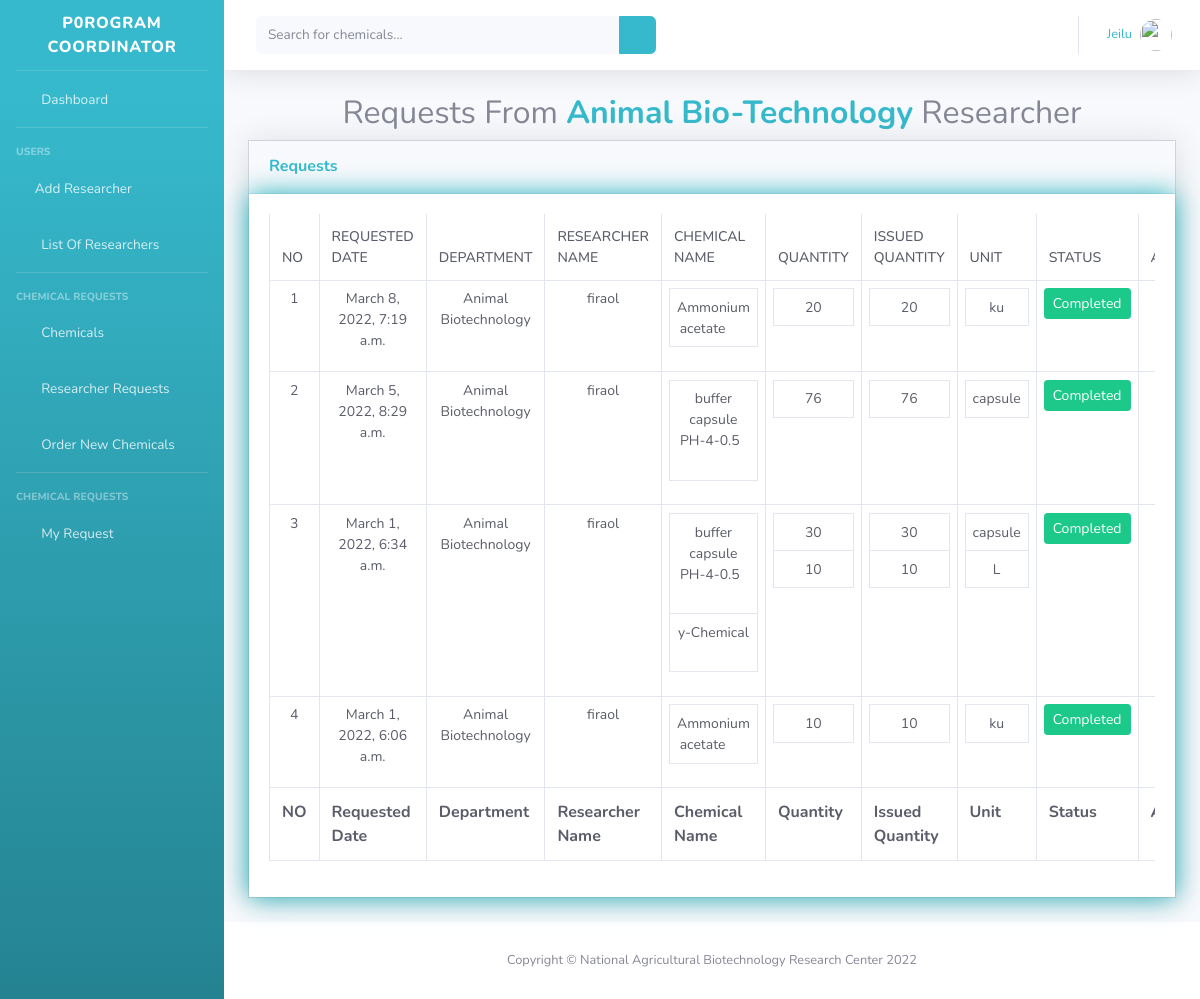
The page /chemical/animalrequestsofdepartment/ (signed in) on the database as committed earlier.
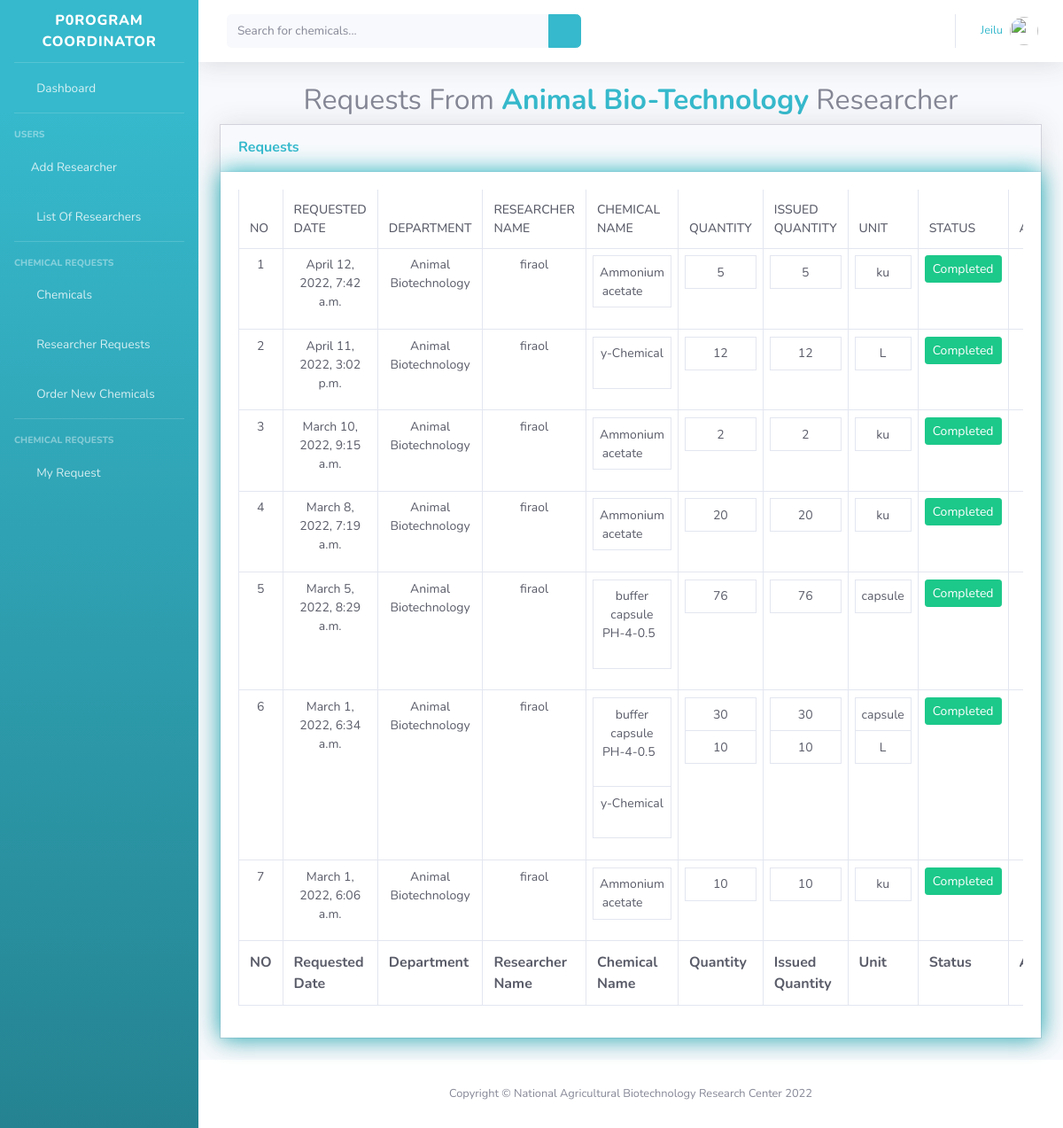
The same page on the database as committed later.
### chemical/models.py (models this page shows, shortened)
class Request(models.Model):
    user = models.ForeignKey(User,on_delete=models.CASCADE)
    chemicals = models.ManyToManyField(RequestChemical)
    start_date = models.DateTimeField(auto_now_add=True)
    ordered_date = models.DateTimeField(auto_now_add=True)
    requested = models.BooleanField(default=False)
    department = models.CharField(max_length=100, null=True)
    deptRequest = models.BooleanField(default=False)
    confirmed = models.BooleanField(default=False)
    received = models.BooleanField(default=False)
    deny = models.BooleanField(default=False)
    checked = models.BooleanField(default=False)
    pin = models.CharField(max_length=4)
    class Meta:
        ordering = ['-ordered_date' ,'-received']

class RequestChemical(models.Model):
    user = models.ForeignKey(User,on_delete=models.CASCADE)
    requested = models.BooleanField(default=False)
    chemical = models.ForeignKey(Chemical, on_delete=models.CASCADE)
    quantity = models.IntegerField(default=1)
    issuedquantity = models.IntegerField(default=0)
    recieved = models.BooleanField(default=False)

class Chemical(models.Model):
    name = models.CharField(max_length=100)
    quantity = models.IntegerField(default=0)
    unit = models.CharField(max_length=30)
    company = models.CharField(max_length=100)
    description = models.CharField(max_length=100)

### chemical/views.py (the view)
# urls.py: path('animalrequestsofdepartment/',views.animalRequestsOfDepartment, name= "animalrequestsofdpartment"),
@login_required(login_url='login')
def animalRequestsOfDepartment (request):
    page = 'animal'
    requests = Request.objects.filter(requested = True,  deptRequest=False, department = 'Animal Biotechnology' )
    context = { 'page': page, 'obj': requests}
    return render(request, 'department/view_requests.html', context)

### chemical/templatetags/cart_template_tags.py (called while the page is built)
@register.filter
def cart_item_count(user):
    if user.is_authenticated:
        qs = Request.objects.filter(user=user, requested=False)
        if qs.exists():
            return qs[0].chemicals.count()
    return 0

### templates/department/view_requests.html (shortened to what the changed rows need)
{% extends 'main.html'%}
{% block content %}
{% if page == 'animal' %}
<div class="container-fluid">
    <div class="text-center">
        <h2>Requests From <strong class="text-info"> Animal Bio-Technology</strong> Researcher </h2>
      </div>
<div class="card shadow mb-4">
    <div class="card-body" style="box-shadow:0 0 25px 0 rgb(29, 175, 185);">
        <div class="table-responsive">
            <table class="table table-bordered text-gray-800" id="dataTable" width="100%" cellspacing="0">
                <thead>
                 <tr>
                <th>NO</th>
                <th>Requested Date</th>
                <th>Department</th>
                <th>Researcher Name</th>
                <th>Chemical Name</th>
                <th>Quantity</th>
                <th>Issued Quantity</th>
                <th>Unit</th>
                <th>Status</th>
                <th>Action </th>
            </tr>
        </thead>
        <tfoot>
            <tr>
                <th>NO</th>
                <th>Requested Date</th>
                <th>Department</th>
                <th>Researcher Name</th>
                <th>Chemical Name</th>
                <th>Quantity</th>
                <th>Issued Quantity</th>
                <th>Unit</th>
                <th>Status</th>
                <th>Action</th>
            </tr>
        </tfoot>
        <tbody>
         {% for requests in obj%}
            <tr align="center">
                <td>{{forloop.counter }}</td>
                <td>{{requests.ordered_date}}</td>
                <td>{{requests.department}}</td>
                <td>{{requests.user.username}}</td>
                <td>
                    <table class="table table-bordered text-gray-800">
                {% for requestedchemical in requests.chemicals.all %}
                    <tr align="center">
                <td>{{requestedchemical.chemical.name}} &nbsp;
                    {%if requestedchemical.recieved == True%}
                    <i class="fas fa-check-circle fa-1x text-success"></i>
                    {%endif%}
                </td>
                    </tr>
                {% endfor %}
                </table>
                </td>
                <td>
                    <table  class="table table-bordered text-gray-800">
                        {% for requestedchemical in requests.chemicals.all %}
                    <tr align="center">
                        <td>{{requestedchemical.quantity}}</td>
                    </tr>
                         {% endfor %}
                    </table>
                </td>
                   <td>
                    <table  class="table table-bordered text-gray-800">
                        {% for requestedchemical in requests.chemicals.all %}
                    <tr align="center">
                        <td>{{requestedchemical.issuedquantity}} </td>
                    </tr>
                         {% endfor %}
                    </table>
                </td>
                <td>
                    <table class="table table-bordered text-gray-800" >
                        {% for requestedchemical in requests.chemicals.all %}
                    <tr align="center">
                        <td>{{requestedchemical.chemical.unit}}</td>
                    </tr>
                         {% endfor %}
                    </table>
                </td>
                <td>
                    {% if requests.received  %}
                    <span class="btn btn-success btn-sm">Completed</span> &nbsp;
                    {% elif requests.deny == True %}
                    <span class="btn btn-danger btn-sm">Request Denied</span> &nbsp;
                    {% elif requests.confirmed %}
                    <span class="btn btn-warning btn-sm">Confirmed</span> &nbsp;
                    {% elif requests.confirmed == False %}
                    <span class="btn btn-info btn-sm">Pending</span> &nbsp;
                    {%endif%}
                </td>
                <td>
                </td>
                </tr>
                {%empty%}
                <tr>
                    <td colspan='5'>You Dont have any requests</td>
                </tr>
            {%endfor%}
        </tbody>
      </table>
    </div>
    </div>
    </div>
    </div>
{%endif%}
{% endblock%}

Rows that differ between the two databases and show on the page:
added Request: ordered_date "April 12, 2022, 7:42 a.m.", department "Animal Biotechnology", user.username "firaol", received "Completed"
added RequestChemical: chemical.name "Ammonium acetate", recieved True (drawn), quantity "5", issuedquantity "5", chemical.unit "ku"
added Request: ordered_date "April 11, 2022, 3:02 p.m.", department "Animal Biotechnology", user.username "firaol", received "Completed"
added RequestChemical: chemical.name "y-Chemical", recieved True (drawn), quantity "12", issuedquantity "12", chemical.unit "L"
now on this page (row edited): Request: ordered_date "March 10, 2022, 9:15 a.m.", department "Animal Biotechnology", user.username "firaol", received "Completed"
added RequestChemical: chemical.name "Ammonium acetate", recieved True (drawn), quantity "2", issuedquantity "2", chemical.unit "ku"
